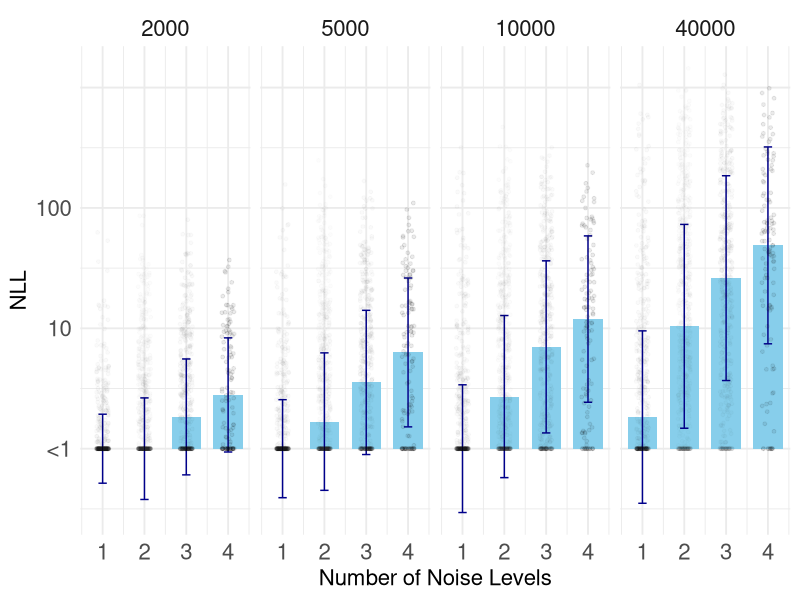

Here is the R script that generated this plot:
library(ggplot2)
library(dplyr)
library(scales)  # for comma()
# Read the data
data <- read.csv("evaluateCrossValidationResults_Synthetic_Gardelle_VisualizeByNoiseCount_AndSize_ByP_ConfusMat.py.txt", sep="\t")

# Make sure images directory exists
if (!dir.exists("images")) {
  dir.create("images")
}

# Get unique combinations
unique_combinations <- unique(data %>% select(dataSize, noiseCount))

library(viridis)
library(dplyr)
library(ggplot2)
library(viridis)
library(cowplot)   # ← get_legend() lives here
library(grid)
#########
library(dplyr)
library(ggplot2)


data = data %>% mutate(NLL = pmax(NLL, 1))

# 1. Compute median and SD on log10(NLL) per dataSize × noiseCount
summary_df <- data %>%
  filter(PFit != PTrue) %>%
  filter(dataSize != 20000) %>% 
  mutate(logNLL = log10(NLL)) %>% 
  group_by(dataSize, noiseCount) %>%
  summarise(
    median_log = median(logNLL),
    sd_log     = sd(logNLL),
    .groups    = "drop"
  ) %>%
  # 2. Back‐transform to original scale for plotting
  mutate(
    NLL_med = 10^median_log,
    ymin    = 10^(median_log - sd_log),
    ymax    = 10^(median_log + sd_log)
  )

# 3. Build the plot with bars, error bars, and jittered points:
plot <- ggplot() +
  # (a) Bars at 10^(median_log)
  geom_bar(
    data = summary_df,
    aes(x = noiseCount, y = NLL_med),
    stat = "identity",
    fill = "skyblue",
    width = 0.7
  ) +
  # (b) Error bars from ymin to ymax (log-scale ±1 SD)
  geom_errorbar(
    data = summary_df,
    aes(
      x    = noiseCount,
      ymin = ymin, #pmax(ymin, 1e-6),  # ensure strictly positive for log scale
      ymax = ymax
    ),
    width = 0.2,
    color = "darkblue"
  ) +
  # (c) Jittered points (raw NLL)
  geom_jitter(
    data = data %>% filter(PFit != PTrue, dataSize != 20000),
    aes(x = noiseCount, y = NLL, alpha = 0.08 / choose(4, noiseCount)),
    width = 0.15,
    #,
    size = 1
  ) + scale_alpha_identity() +
#  facet_grid(rows=NULL, cols= vars(dataSize), labeller=labeller(dataSize = function(x) comma(as.numeric(x)))) +
  facet_grid(rows=NULL, cols= vars(dataSize), labeller=labeller(dataSize = function(x) as.numeric(x))) +
  scale_y_log10(
    breaks = c(1, 10, 100, 1000),
    labels = c("<1", "10", "100", "")) +
  labs(
    x     = "Number of Noise Levels",
    y     = "NLL",
#    title = "Median NLL (bars) ±1 SD on Log Scale with Individual Observations (dots)"
  ) +
  theme_minimal(base_size = 14) +   # ↑ bump up the base font size from default (~11)
  theme(
    # ───── Axis titles ──────────────────────────────────────────────────
    axis.title.x   = element_text(size = 16), #, face = "bold"),
    axis.title.y   = element_text(size = 16), #, face = "bold"),

    # ───── Axis tick labels ─────────────────────────────────────────────
    axis.text.x    = element_text(size = 16),
    axis.text.y    = element_text(size = 16),

    # ───── Facet strip labels (dataSize headers) ───────────────────────
    strip.text     = element_text(size = 16), #, face = "bold"),

    # ───── Legend (if added later) ─────────────────────────────────────
    legend.title   = element_text(size = 14), #, face = "bold"),
    legend.text    = element_text(size = 12),

    # ───── Plot title (if you uncomment `title = ...` above) ───────────
#    plot.title     = element_text(size = 18, face = "bold", hjust = 0.5)
  )


# 4. Save
ggsave(
  filename = "images/confusion‐summary‐with‐dots‐log‐sd.pdf",
  plot    = plot,
  width   = 1.1*6,
  height  = 1.1*2
)


# Sample Size
# > nrow(data %>% filter(PFit != PTrue, dataSize != 20000) %>% filter(dataSize==5000) %>% filter(noiseCount==4))
# [1] 120
# > nrow(data %>% filter(PFit != PTrue, dataSize != 20000) %>% filter(dataSize==5000) %>% filter(noiseCount==3))
# [1] 480
# > nrow(data %>% filter(PFit != PTrue, dataSize != 20000) %>% filter(dataSize==5000) %>% filter(noiseCount==2))
# [1] 720
# > nrow(data %>% filter(PFit != PTrue, dataSize != 20000) %>% filter(dataSize==5000) %>% filter(noiseCount==1))
# [1] 480
